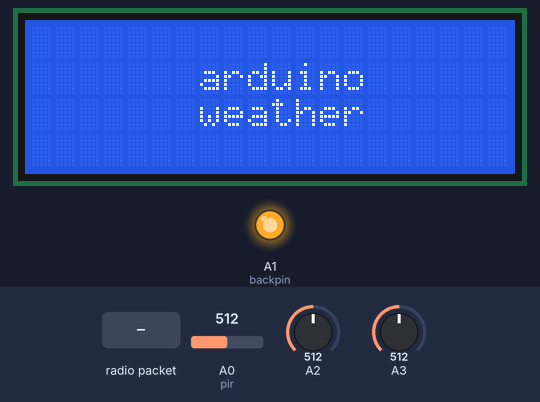
Recording of a sketch running on a simulated Arduino Uno, built with avr-gcc and run on an emulated ATmega328P. Parts: 20×4 character LCD, output pins drawn as LEDs (lit = HIGH). The test bench sets the inputs (shaded band); at power-on: A0 (pir) = 512, A2 = 512, A3 = 512. No radio packets arrive unless stated; what the sketch prints to the serial monitor is not drawn.

Above: at 2.8 s.
2.9 s: radio packet "#C" arrives
At 3.9 s:
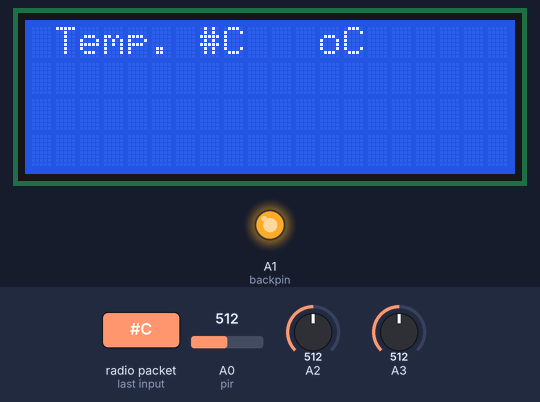
4.5 s: radio packet "#H" arrives
At 5.4 s:
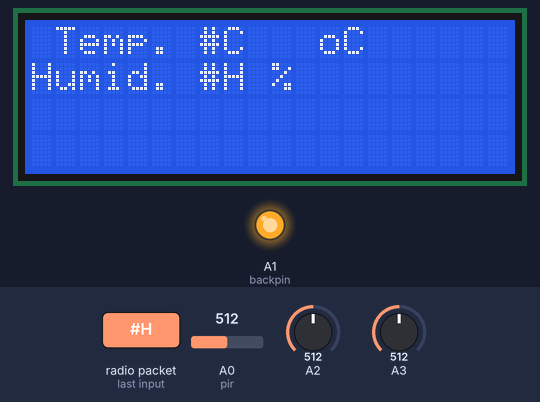
6.1 s: radio packet "#P" arrives
At 6.8 s:
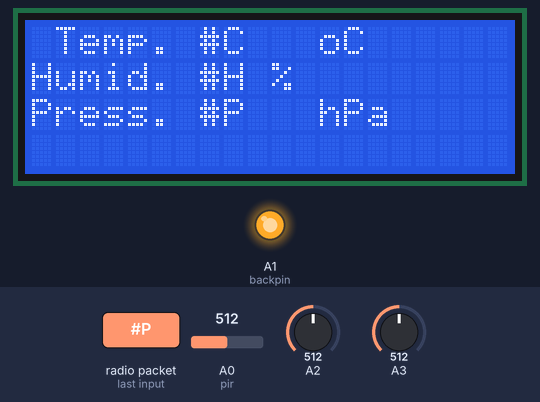
7.7 s: A0 (pir) set to 140
9.2 s: A0 (pir) set to 122
At 10.4 s:
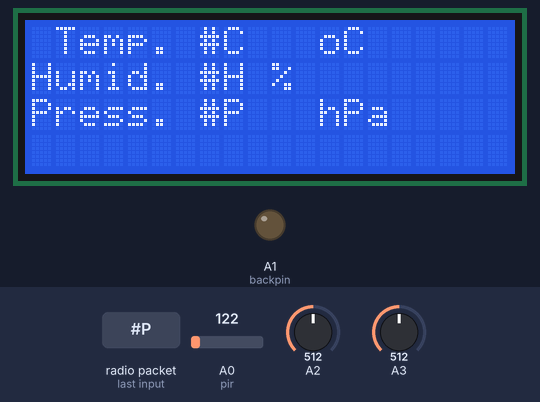
10.7 s: A2 set to 1023
Timing chart, 0 to 13.2 s (numbered marks = the images above; inputs shaded):
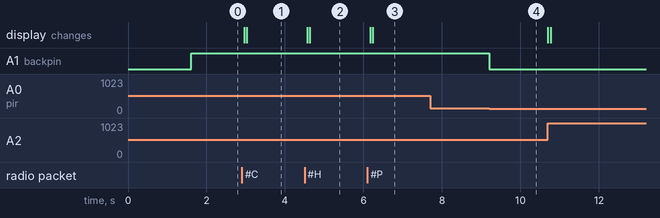

The sketch:

weather_Receiver.ino
```cpp
/*
 *      Arduino Weather Station - Receiver Unit
 *      Code by Andrew Lorimer (http://lorimer.id.au)
 *      Credit to @bram2202 (Instructables) and Mike McCauley (mikem@airspayce.com)
 */


// Libraries
#include <VirtualWire.h>    // Communicates with 433 MHz receiver
#include <LiquidCrystal.h>  // Displays text on LCD

// Objects and pins
LiquidCrystal lcd(7, 8, 5, 4, 3, 2); //LCD Pins
#define pir A0        // Pin for PIR input
#define backpin A1    // Pin for backlight output

// Data received ([0] = current;  [1] = min; [2] = max)
String TempC[3];     // Temp (deg C)
String Humidity[3];  // Humidity (%)
String Pressure[3];  // Pressure (Pa)


void setup() {

  Serial.begin(9600);
  Serial.println("Starting setup routine...");

  // Motion sensor
  pinMode(pir, INPUT);
  Serial.println("> Successfully started motion sensor");

  // LCD Display
  pinMode(backpin, OUTPUT);          // Set backlight pin
  lcd.begin(20, 4);                  // Set resolution

  // Show splash
  lcd.setCursor(0, 1);               // Set cursor at first line
  lcd.print("       arduino      "); // Print splash
  lcd.setCursor(0, 2);               // Set cursor at second line
  lcd.print("       weather      "); // Print splash
  lcd.display();
  Serial.println("> Successfully started LCD display");

  // Wireless receiver
  pinMode(11, INPUT);
  vw_set_rx_pin(11);
  vw_set_ptt_inverted(true);  // Required for DR3100
  vw_setup(2000);             // Bits per sec
  vw_rx_start();              // Start the receiver PLL running
  Serial.println("> Successfully started 433 MHz receiver");
  Serial.println("Finished setup routine.\n");

  // Buttons
  pinMode(A2, INPUT);
  pinMode(A3, INPUT);

  delay(1500);
}


void loop() {

  analogWrite(backpin, analogRead(pir)); // If PIR is high, LCD backlight goes on. Duration & sensitivity adjusted on sensor.
  Serial.println(analogRead(pir));
  // Receive data
  uint8_t buf[VW_MAX_MESSAGE_LEN];
  uint8_t buflen = VW_MAX_MESSAGE_LEN;

  if (vw_get_message(buf, &buflen)) {
    digitalWrite(13, true);  // Flash onboard LED
    char Chars[buflen];
    for (int i = 0; i < buflen; i++) {Chars[i]  = char(buf[i]);} // From buffer to char array
    Decode(Chars); // Send to deconder
    digitalWrite(13, false); // Turn off onboard LED
  }

  if (analogRead(A2) > 1020) {
    DisplayMin();
    delay(7000);
    DisplayCurrent();
  }
  if (analogRead(A3) > 1020) {
    DisplayMax();
    delay(7000);
    DisplayCurrent();
  }
}


void Decode(char* Raw) { // Filter wireless signals and put data into strings

  String Code = (String)Raw; // From char array to string

  if (Code.startsWith("#C")) {
    TempC[0] = Code.substring(2,7);     // Get chars 2-7
    if (TempC[1] == "") {TempC[1] = TempC[0]; TempC[2] = TempC[0];}
    if (TempC[0] < TempC[1]) {TempC[1] = TempC[0];}
    if (TempC[0] > TempC[2]) {TempC[2] = TempC[0];}
    Serial.println("Current Temp: " + TempC[0]);
    Serial.println("Min Temp: " + TempC[1]);
    Serial.println("Max Temp: " + TempC[2] + "\n");
  }

  if (Code.startsWith("#H")) {
    Humidity[0] = Code.substring(2,4);  // Get chars 2-4
    if (Humidity[1] == "") {Humidity[1] = Humidity[0]; Humidity[2] = Humidity[0];}
    if (Humidity[0] < Humidity[1]) {Humidity[1] = Humidity[0];}
    if (Humidity[0] > Humidity[2]) {Humidity[2] = Humidity[0];}
    Serial.println("Current Humidity: " + Humidity[0]);
    Serial.println("Min Humidity: " + Humidity[1]);
    Serial.println("Max Humidity: " + Humidity[2] + "\n");
  }

  if (Code.startsWith("#P")) {
    Pressure[0] =  Code.substring(2,8); // Get chars 2-8
    if (Pressure[1] == "") {Pressure[1] = Pressure[0]; Pressure[2] = Pressure[0];}
    if (Pressure[0] < Pressure[1]) {Pressure[1] = Pressure[0];}
    if (Pressure[0] > Pressure[2]) {Pressure[2] = Pressure[0];}
    Serial.println("Current Pressure: " + Pressure[0]);
    Serial.println("Min Pressure: " + Pressure[1]);
    Serial.println("Max Pressure: " + Pressure[2] + "\n");
  }

  DisplayCurrent();

}


void DisplayCurrent() { // Show text on screen

  lcd.clear();      // Clear LCD
  lcd.begin(20, 4); // Set resolution

  if (TempC[0] != "") {
    lcd.setCursor(0, 0);                        // Set cursor position to origin
    lcd.print(((String)" Temp. " + TempC[0] + " oC"));  // Print received data
  }

  if (Humidity[0] != "") {
    lcd.setCursor(0, 1);                           // Set cursor position to second line
    lcd.print(((String)"Humid. " + Humidity[0] +  " %"));  // Print received data
  }

  if (Pressure[0] != "") {
    lcd.setCursor(0, 2);                             // Set cursor position to third line
    lcd.print(((String)"Press. " + Pressure[0] +  " hPa"));  // Print received data
  }

  lcd.display();    // Display data in buffer

}


void DisplayMin() { // Show text on screen

  lcd.clear();      // Clear LCD
  lcd.begin(20, 4); // Set resolution

  if (TempC[1] != "") {
    lcd.setCursor(0, 0);                        // Set cursor position to origin
    lcd.print(((String)" Temp. " + TempC[1] + " oC"));  // Print received data
  }

  if (Humidity[1] != "") {
    lcd.setCursor(0, 1);                           // Set cursor position to second line
    lcd.print(((String)"Humid. " + Humidity[1] +  " %"));  // Print received data
  }

  if (Pressure[1] != "") {
    lcd.setCursor(0, 2);                             // Set cursor position to third line
    lcd.print(((String)"Press. " + Pressure[1] +  " hPa"));  // Print received data
  }

  lcd.display();    // Display data in buffer

}


void DisplayMax() { // Show text on screen

  lcd.clear();      // Clear LCD
  lcd.begin(20, 4); // Set resolution

  if (TempC[2] != "") {
    lcd.setCursor(0, 0);                        // Set cursor position to origin
    lcd.print(((String)" Temp. " + TempC[2] + " oC"));  // Print received data
  }

  if (Humidity[2] != "") {
    lcd.setCursor(0, 1);                           // Set cursor position to second line
    lcd.print(((String)"Humid. " + Humidity[2] +  " %"));  // Print received data
  }

  if (Pressure[2] != "") {
    lcd.setCursor(0, 2);                             // Set cursor position to third line
    lcd.print(((String)"Press. " + Pressure[2] +  " hPa"));  // Print received data
  }

  lcd.display();    // Display data in buffer

}
```

Measured:
- the behaviour switches between 128 and 127 on A0 (pir) (found by bisection; images 3 and 4)
- after the input at 2.9 s, the display: first changes after 0.06 s (image 1 shows a later state)
- after the input at 4.5 s, the display: first changes after 0.06 s (image 2 shows a later state)
- after the input at 6.1 s, the display: first changes after 0.07 s (image 3 shows a later state)
- after the input at 7.7 s, every drawn part: stays the same
- after the input at 9.2 s, A1 (backpin): HIGH → LOW at once
